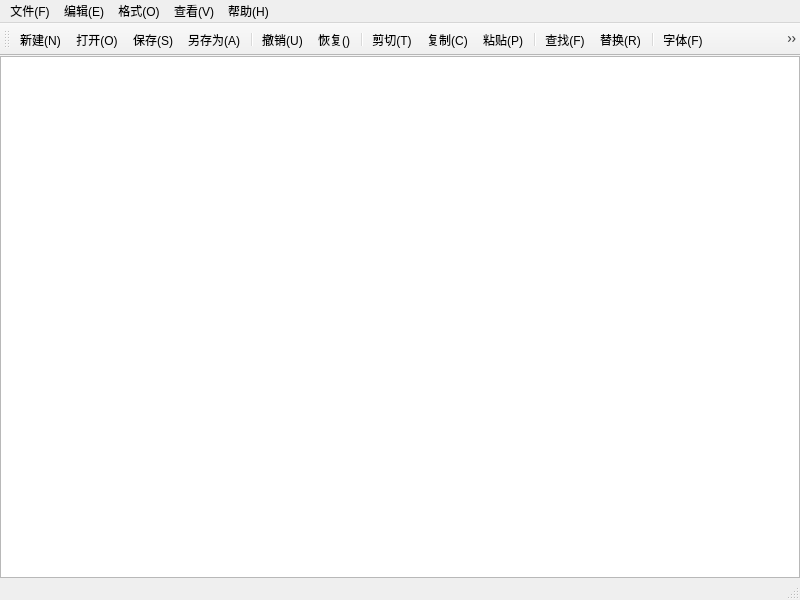
<?xml version="1.0" encoding="UTF-8"?>
<ui version="4.0">
 <class>MainWindow</class>
 <widget class="QMainWindow" name="MainWindow">
  <property name="geometry">
   <rect>
    <x>0</x>
    <y>0</y>
    <width>800</width>
    <height>600</height>
   </rect>
  </property>
  <property name="windowTitle">
   <string>编辑器</string>
  </property>
  <widget class="QWidget" name="centralwidget">
   <layout class="QVBoxLayout" name="verticalLayout">
    <property name="spacing">
     <number>0</number>
    </property>
    <property name="leftMargin">
     <number>0</number>
    </property>
    <property name="topMargin">
     <number>0</number>
    </property>
    <property name="rightMargin">
     <number>0</number>
    </property>
    <property name="bottomMargin">
     <number>0</number>
    </property>
    <item>
     <widget class="CodeEditor" name="editor"/>
    </item>
   </layout>
  </widget>
  <widget class="QMenuBar" name="menubar">
   <property name="geometry">
    <rect>
     <x>0</x>
     <y>0</y>
     <width>800</width>
     <height>26</height>
    </rect>
   </property>
   <widget class="QMenu" name="menuFile">
    <property name="title">
     <string>文件(F)</string>
    </property>
    <addaction name="actionNew"/>
    <addaction name="actionOpen"/>
    <addaction name="actionSave"/>
    <addaction name="actionSaveAs"/>
    <addaction name="separator"/>
    <addaction name="actionExit"/>
   </widget>
   <widget class="QMenu" name="menuEdit">
    <property name="title">
     <string>编辑(E)</string>
    </property>
    <addaction name="actionUndo"/>
    <addaction name="actionRedo"/>
    <addaction name="separator"/>
    <addaction name="actionCut"/>
    <addaction name="actionCopy"/>
    <addaction name="actionPaste"/>
    <addaction name="separator"/>
    <addaction name="actionFind"/>
    <addaction name="actionReplace"/>
    <addaction name="separator"/>
    <addaction name="actionSelectAll"/>
   </widget>
   <widget class="QMenu" name="menuFormat">
    <property name="title">
     <string>格式(O)</string>
    </property>
    <addaction name="actionAutoWrap"/>
    <addaction name="actionShowLineNumber"/>
    <addaction name="separator"/>
    <addaction name="actionFont"/>
    <addaction name="actionFontColor"/>
    <addaction name="actionFontBgColor"/>
    <addaction name="actionEditorBgColor"/>
   </widget>
   <widget class="QMenu" name="menuView">
    <property name="title">
     <string>查看(V)</string>
    </property>
    <addaction name="actionShowToolBar"/>
    <addaction name="actionShowStatusBar"/>
   </widget>
   <widget class="QMenu" name="menuHelp">
    <property name="title">
     <string>帮助(H)</string>
    </property>
    <addaction name="actionAbout"/>
   </widget>
   <addaction name="menuFile"/>
   <addaction name="menuEdit"/>
   <addaction name="menuFormat"/>
   <addaction name="menuView"/>
   <addaction name="menuHelp"/>
  </widget>
  <widget class="QStatusBar" name="statusbar"/>
  <widget class="QToolBar" name="mainToolBar">
   <property name="windowTitle">
    <string>工具栏</string>
   </property>
   <attribute name="toolBarArea">
    <enum>TopToolBarArea</enum>
   </attribute>
   <attribute name="toolBarBreak">
    <bool>false</bool>
   </attribute>
   <addaction name="actionNew"/>
   <addaction name="actionOpen"/>
   <addaction name="actionSave"/>
   <addaction name="actionSaveAs"/>
   <addaction name="separator"/>
   <addaction name="actionUndo"/>
   <addaction name="actionRedo"/>
   <addaction name="separator"/>
   <addaction name="actionCut"/>
   <addaction name="actionCopy"/>
   <addaction name="actionPaste"/>
   <addaction name="separator"/>
   <addaction name="actionFind"/>
   <addaction name="actionReplace"/>
   <addaction name="separator"/>
   <addaction name="actionFont"/>
   <addaction name="actionShowLineNumber"/>
   <addaction name="actionAutoWrap"/>
   <addaction name="separator"/>
   <addaction name="actionShowToolBar"/>
   <addaction name="actionShowStatusBar"/>
  </widget>
  <action name="actionNew">
   <property name="text">
    <string>新建(N)</string>
   </property>
   <property name="shortcut">
    <string>Ctrl+N</string>
   </property>
  </action>
  <action name="actionOpen">
   <property name="text">
    <string>打开(O)</string>
   </property>
   <property name="shortcut">
    <string>Ctrl+O</string>
   </property>
  </action>
  <action name="actionSave">
   <property name="text">
    <string>保存(S)</string>
   </property>
   <property name="shortcut">
    <string>Ctrl+S</string>
   </property>
  </action>
  <action name="actionSaveAs">
   <property name="text">
    <string>另存为(A)</string>
   </property>
  </action>
  <action name="actionExit">
   <property name="text">
    <string>退出(X)</string>
   </property>
  </action>
  <action name="actionUndo">
   <property name="text">
    <string>撤销(U)</string>
   </property>
   <property name="shortcut">
    <string>Ctrl+Z</string>
   </property>
  </action>
  <action name="actionRedo">
   <property name="text">
    <string>恢复()</string>
   </property>
   <property name="shortcut">
    <string>Ctrl+Shift+Z</string>
   </property>
  </action>
  <action name="actionCut">
   <property name="text">
    <string>剪切(T)</string>
   </property>
   <property name="shortcut">
    <string>Ctrl+X</string>
   </property>
  </action>
  <action name="actionCopy">
   <property name="text">
    <string>复制(C)</string>
   </property>
   <property name="shortcut">
    <string>Ctrl+C</string>
   </property>
  </action>
  <action name="actionPaste">
   <property name="text">
    <string>粘贴(P)</string>
   </property>
   <property name="shortcut">
    <string>Ctrl+V</string>
   </property>
  </action>
  <action name="actionFind">
   <property name="text">
    <string>查找(F)</string>
   </property>
   <property name="shortcut">
    <string>Ctrl+F</string>
   </property>
  </action>
  <action name="actionReplace">
   <property name="text">
    <string>替换(R)</string>
   </property>
   <property name="shortcut">
    <string>Ctrl+H</string>
   </property>
  </action>
  <action name="actionSelectAll">
   <property name="text">
    <string>全选(A)</string>
   </property>
   <property name="shortcut">
    <string>Ctrl+A</string>
   </property>
  </action>
  <action name="actionAutoWrap">
   <property name="checkable">
    <bool>true</bool>
   </property>
   <property name="checked">
    <bool>true</bool>
   </property>
   <property name="text">
    <string>自动换行(W)</string>
   </property>
  </action>
  <action name="actionShowLineNumber">
   <property name="checkable">
    <bool>true</bool>
   </property>
   <property name="checked">
    <bool>true</bool>
   </property>
   <property name="text">
    <string>显示行号(L)</string>
   </property>
   <property name="shortcut">
    <string>Ctrl+L</string>
   </property>
  </action>
  <action name="actionFont">
   <property name="text">
    <string>字体(F)</string>
   </property>
  </action>
  <action name="actionFontColor">
   <property name="text">
    <string>字体颜色</string>
   </property>
  </action>
  <action name="actionFontBgColor">
   <property name="text">
    <string>字体背景色</string>
   </property>
  </action>
  <action name="actionEditorBgColor">
   <property name="text">
    <string>编辑器背景色</string>
   </property>
  </action>
  <action name="actionShowToolBar">
   <property name="checkable">
    <bool>true</bool>
   </property>
   <property name="checked">
    <bool>true</bool>
   </property>
   <property name="text">
    <string>工具栏(T)</string>
   </property>
  </action>
  <action name="actionShowStatusBar">
   <property name="checkable">
    <bool>true</bool>
   </property>
   <property name="checked">
    <bool>true</bool>
   </property>
   <property name="text">
    <string>状态栏(S)</string>
   </property>
  </action>
  <action name="actionAbout">
   <property name="text">
    <string>关于(A)</string>
   </property>
  </action>
 </widget>
 <customwidgets>
  <customwidget>
   <class>CodeEditor</class>
   <extends>QPlainTextEdit</extends>
   <header>codeeditor.h</header>
  </customwidget>
 </customwidgets>
 <resources/>
 <connections/>
</ui>
